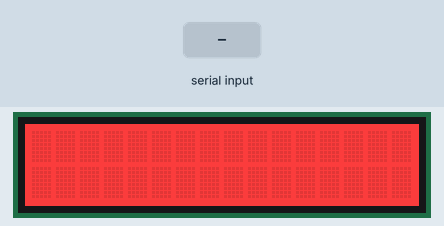
This sketch was run on a simulated Arduino Uno, built with avr-gcc and run on an emulated ATmega328P. On the bench: 16×2 character LCD. The test bench sets the inputs (shaded band). What the sketch prints to the serial monitor is not drawn.

Above: at 1.2 s.
1.3 s: "1\n" received over the second serial link
At 1.6 s:
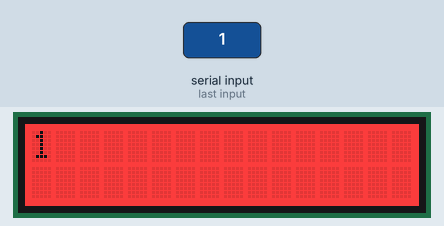
2.8 s: "0\n" received over the second serial link
At 4.0 s:
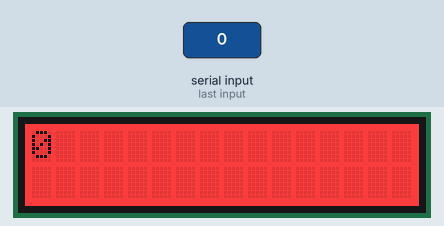
4.3 s: "2\n" received over the second serial link
At 5.1 s:
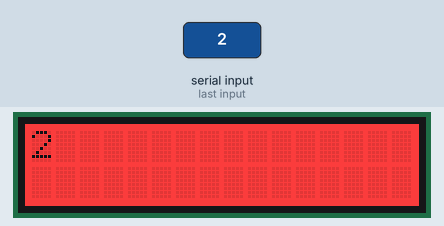
Timing chart, 0 to 7.3 s (numbered marks = the images above; inputs shaded):
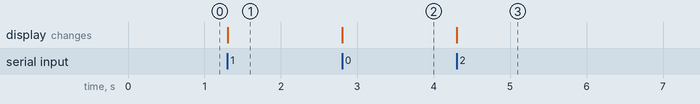

The sketch:

PathPilot_BarcodeLCD.ino
```cpp
#include <SoftwareSerial.h>
#include <Wire.h>
#include "rgb_lcd.h"

SoftwareSerial mySerial(7, 8);  //Rx=7, Tx=8 wire it opposite

rgb_lcd lcd;

const int colorR = 255;
const int colorG = 0;
const int colorB = 0;

String receivedData;

void setup() {
  Serial.begin(9600);
  mySerial.begin(9600);

  // set up the LCD's number of columns and rows:
    lcd.begin(16, 2);
    lcd.setRGB(colorR, colorG, colorB);

}

void loop() {
  if (mySerial.available()) {
    receivedData = mySerial.readStringUntil('\n'); // Read entire data until newline character
    Serial.println(receivedData); // Print the data to Serial Monitor
  }

  lcd.setCursor(0,0);
  lcd.print(receivedData);

}
```

Measured:
- after the input at 1.3 s, the display: changes at once (image 1)
- after the input at 2.8 s, the display: changes at once (image 2)
- after the input at 4.3 s, the display: changes at once (image 3)
